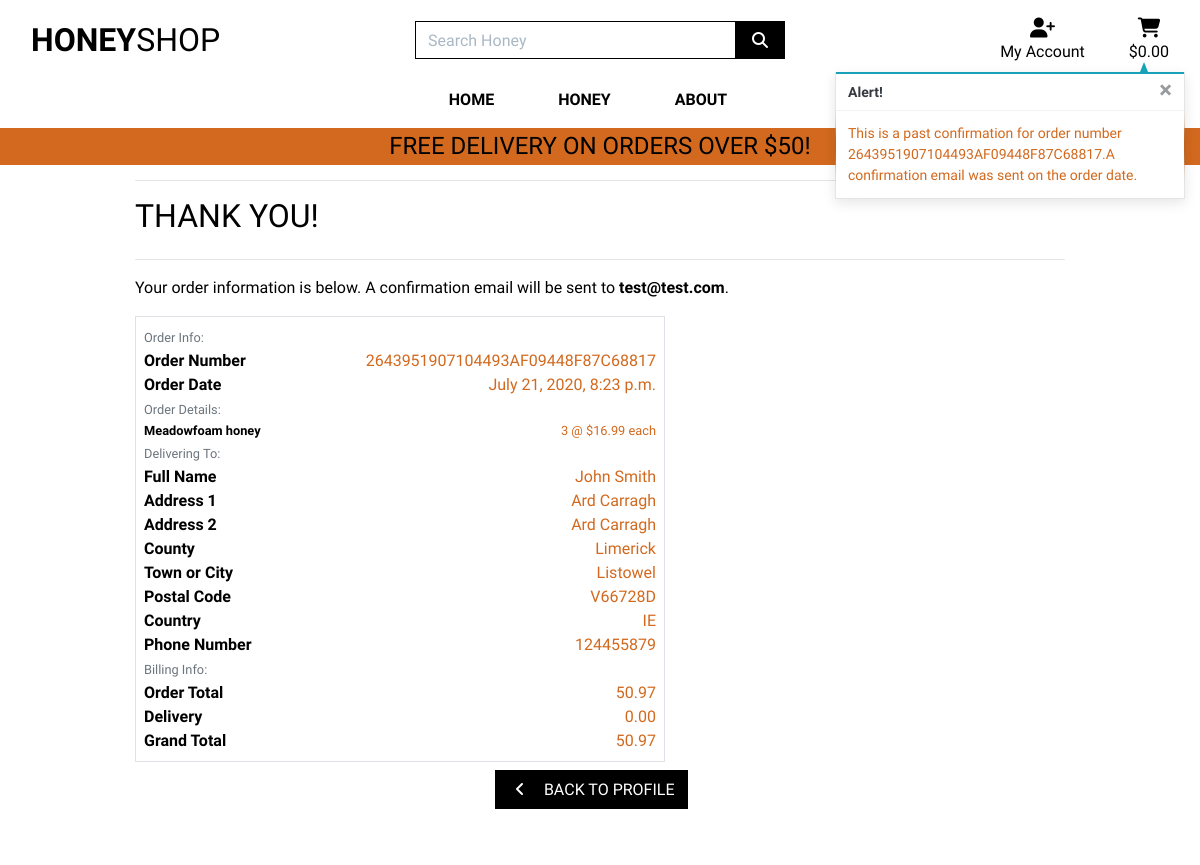
The app's page /profile/order_history/2643951907104493AF09448F87C68817 with its own data.
### checkout/models.py (models this page shows, shortened)
class Order(models.Model):
    order_number = models.CharField(max_length=32, null=False, editable=False)
    user_profile = models.ForeignKey(UserProfile, on_delete=models.SET_NULL,
                                     null=True, blank=True, related_name='orders')
    full_name = models.CharField(max_length=50, null=False, blank=False)
    email = models.EmailField(max_length=254, null=False, blank=False)
    phone_number = models.CharField (max_length=20, null=False, blank=False)
    country = CountryField(blank_label='Country *', null=False, blank=False)
    postcode = models.CharField(max_length=20, null=True, blank=True)
    town_or_city = models.CharField(max_length=40, null=False, blank=False)
    street_address1 = models.CharField(max_length=80, null=False, blank=False)
    street_address2 = models.CharField(max_length=80, null=True, blank=True)
    county = models.CharField(max_length=80, null=True, blank=True)
    date = models.DateTimeField(auto_now_add=True)
    delivery_cost = models.DecimalField(max_digits=6, decimal_places=2, null=False, default=0)
    order_total = models.DecimalField(max_digits=10, decimal_places=2, null=False, default=0)
    grand_total = models.DecimalField(max_digits=10, decimal_places=2, null=False, default=0)
    original_bag = models.TextField(null=False, blank=False, default='')
    stripe_pid = models.CharField(max_length=254, null=False, blank=False, default='')

class OrderLineItem(models.Model):
    order = models.ForeignKey(Order, null=False, blank=False, on_delete=models.CASCADE, related_name='lineitems')
    product = models.ForeignKey(Product, null=False, blank=False, on_delete=models.CASCADE)
    quantity = models.IntegerField(null=False, blank=False, default=0)
    lineitem_total = models.DecimalField(max_digits=6, decimal_places=2, null=False, blank=False, editable=False)

### products/models.py (models this page shows, shortened)
class Product(models.Model):
    category = models.ForeignKey('Category', null=True, blank=True, on_delete=models.SET_NULL)
    sku = models.CharField(max_length=254, null=True, blank=True)
    name = models.CharField(max_length=254)
    description = models.TextField()
    price = models.DecimalField(max_digits=6, decimal_places=2)
    rating = models.DecimalField(max_digits=6, decimal_places=2, null=True, blank=True)
    image_url = models.URLField(max_length=1024, null=True, blank=True)
    image = models.ImageField(null=True, blank=True)

### profiles/views.py (the view)
# urls.py: path('order_history/<order_number>', views.order_history, name='order_history'),
def order_history(request, order_number):
    order = get_object_or_404(Order, order_number=order_number)
    messages.info(request, (
        f'This is a past confirmation for order number {order_number}.'
        'A confirmation email was sent on the order date.'
    ))
    template = 'checkout/checkout_success.html'
    context = {
        'order': order,
        'from_profile': True,
    }
    return render(request, template, context)

### bag/contexts.py (called while the page is built, shortened)
def bag_contents(request):
    bag_items = []
    total = 0
    product_count = 0
    bag = request.session.get('bag', {})
    if total < settings.FREE_DELIVERY_THRESHOLD:
        delivery = total * Decimal(settings.STANDARD_DELIVERY_PERCENTAGE / 100)
        free_delivery_delta = settings.FREE_DELIVERY_THRESHOLD - total
    else:
        delivery = 0
        free_delivery_delta = 0
    grand_total = delivery + total
    context = {
        'bag_items': bag_items,
        'total': total,
        'product_count': product_count,
        'delivery': delivery,
        'free_delivery_delta': free_delivery_delta,
        'free_delivery_threshold': settings.FREE_DELIVERY_THRESHOLD,
        'grand_total': grand_total,
    }
    return context

### checkout/templates/checkout/checkout_success.html (shortened to what this page needs)
{% extends "base.html" %}
{% load static %}
{% block extra_css %}
    <link rel="stylesheet" href="{% static 'checkout/css/checkout.css' %}">
{% endblock %}
{% block page_header %}
    <div class="container header-container">
    </div>
{% endblock %}
{% block content %}
    <div class="overlay"></div>
    <div class="container">
        <div class="row">
            <div class="col">
                <hr>
                <h2 class="logo-font mb-4">Thank You!</h2>
                <hr>
                <p class="text-black">Your order information is below. A confirmation email will be sent to <strong>{{ order.email }}</strong>.</p>
            </div>
        </div>
        <div class="row">
            <div class="col-12 col-lg-7">
            <div class="order-confirmation-wrapper p-2 border">
                    <div class="row">
                        <div class="col">
                            <small class="text-muted">Order Info:</small>
                        </div>
                    </div>
                    <div class="row">
                        <div class="col-12 col-md-4">
                            <p class="mb-0 text-black font-weight-bold">Order Number</p>
                        </div>
                        <div class="col-12 col-md-8 text-md-right">
                            <p class="mb-0">{{ order.order_number }}</p>
                        </div>
                    </div>
                    <div class="row">
                        <div class="col-12 col-md-4">
                            <p class="mb-0 text-black font-weight-bold">Order Date</p>
                        </div>
                        <div class="col-12 col-md-8 text-md-right">
                            <p class="mb-0">{{ order.date }}</p>
                        </div>
                    </div>
                    <div class="row">
                        <div class="col">
                            <small class="text-muted">Order Details:</small>
                        </div>
                    </div>
                    {% for item in order.lineitems.all %}
                    <div class="row">
                        <div class="col-12 col-md-4">
                            <p class="small mb-0 text-black font-weight-bold">
                                {{ item.product.name }}
                            </p>
                        </div>
                        <div class="col-12 col-md-8 text-md-right">
                            <p class="small mb-0">{{ item.quantity }} @ ${{ item.product.price }} each</p>
                        </div>
                    </div>
                    {% endfor %}
                    <div class="row">
                        <div class="col">
                            <small class="text-muted">Delivering To:</small>
                        </div>
                    </div>
                    <div class="row">
                        <div class="col-12 col-md-4">
                            <p class="mb-0 text-black font-weight-bold">Full Name</p>
                        </div>
                        <div class="col-12 col-md-8 text-md-right">
                            <p class="mb-0">{{ order.full_name }}</p>
                        </div>
                    </div>
                    <div class="row">
                        <div class="col-12 col-md-4">
                            <p class="mb-0 text-black font-weight-bold">Address 1</p>
                        </div>
                        <div class="col-12 col-md-8 text-md-right">
                            <p class="mb-0">{{ order.street_address1 }}</p>
                        </div>
                    </div>
                    {% if order.street_address2 %}
                    <div class="row">
                        <div class="col-12 col-md-4">
                            <p class="mb-0 text-black font-weight-bold">Address 2</p>
                        </div>
                        <div class="col-12 col-md-8 text-md-right">
                            <p class="mb-0">{{ order.street_address1 }}</p>
                        </div>
                    </div>
                    {% endif %}
                    {% if order.county %}
                    <div class="row">
                        <div class="col-12 col-md-4">
                            <p class="mb-0 text-black font-weight-bold">County</p>
                        </div>
                        <div class="col-12 col-md-8 text-md-right">
                            <p class="mb-0">{{ order.county }}</p>
                        </div>
                    </div>
                    {% endif %}
                    <div class="row">
                        <div class="col-12 col-md-4">
                            <p class="mb-0 text-black font-weight-bold">Town or City</p>
                        </div>
                        <div class="col-12 col-md-8 text-md-right">
                            <p class="mb-0">{{ order.town_or_city }}</p>
                        </div>
                    </div>
                    {% if order.postcode %}
                    <div class="row">
                        <div class="col-12 col-md-4">
                            <p class="mb-0 text-black font-weight-bold">Postal Code</p>
                        </div>
                        <div class="col-12 col-md-8 text-md-right">
                            <p class="mb-0">{{ order.postcode }}</p>
                        </div>
                    </div>
                    {% endif %}
                    <div class="row">
                        <div class="col-12 col-md-4">
                            <p class="mb-0 text-black font-weight-bold">Country</p>
                        </div>
                        <div class="col-12 col-md-8 text-md-right">
                            <p class="mb-0">{{ order.country }}</p>
                        </div>
                    </div>
                    <div class="row">
                        <div class="col-12 col-md-4">
                            <p class="mb-0 text-black font-weight-bold">Phone Number</p>
                        </div>
                        <div class="col-12 col-md-8 text-md-right">
                            <p class="mb-0">{{ order.phone_number }}</p>
                        </div>
                    </div>
                    <div class="row">
                        <div class="col">
                            <small class="text-muted">Billing Info:</small>
                        </div>
                    </div>
                    <div class="row">
                        <div class="col-12 col-md-4">
                            <p class="mb-0 text-black font-weight-bold">Order Total</p>
                        </div>
                        <div class="col-12 col-md-8 text-md-right">
                            <p class="mb-0">{{ order.order_total }}</p>
                        </div>
                    </div>
                    <div class="row">
                        <div class="col-12 col-md-4">
                            <p class="mb-0 text-black font-weight-bold">Delivery</p>
                        </div>
                        <div class="col-12 col-md-8 text-md-right">
                            <p class="mb-0">{{ order.delivery_cost }}</p>
                        </div>
                    </div>
                    <div class="row">
                        <div class="col-12 col-md-4">
                            <p class="mb-0 text-black font-weight-bold">Grand Total</p>
                        </div>
                        <div class="col-12 col-md-8 text-md-right">
                            <p class="mb-0">{{ order.grand_total }}</p>
                        </div>
                    </div>
                </div>
            </div>
        </div>
            </div>
        <div class="row">
			<div class="col-12 col-lg-7 text-right">
            {% if from_profile %}
                    <a href="{% url 'profile' %}" class="btn btn-black rounded-0 my-2">
                        <span class="icon mr-2">
                            <i class="fas fa-angle-left"></i>
                        </span>
                        <span class="text-uppercase">Back to Profile</span>
                    </a>
            {% endif %}
			</div>
		</div>
{% endblock %}

### static/css/base.css (style rules this page uses)
html { height: 100%; }
body { background: url('/media/honeybkg.jpg') no-repeat center center fixed; background-size: cover; height:calc(100vh - 164px); color:chocolate; font-family: Sriracha, cursive; }
.icon { align-items: center; display: inline-flex; justify-content: center; height: 1.5rem; width: 1.5rem; }
.logo-font { text-transform: uppercase; color:black !important; }
.btn-black { background: black; color: white; }
.text-black { color: black !important; }
.overlay { height: 100%; width: 100%; top: 0; left: 0; position: fixed; background: white; z-index: -1; }
@media (min-width: 1200px) { .container { max-width: 80%; } }
@media (min-width:992px) { .header-container { padding-top: 164px; } }

### records on screen
Order: email "test@test.com", order_number "2643951907104493AF09448F87C68817", date "July 21, 2020, 8:23 p.m.", full_name "John Smith", street_address1 "Ard Carragh", county "Limerick", town_or_city "Listowel", postcode "V66728D", country "IE", phone_number "124455879", order_total "50.97", delivery_cost "0.00", grand_total "50.97"
OrderLineItem: product.name "Meadowfoam honey", quantity "3", product.price "16.99"

### other values on screen
{{ free_delivery_threshold }} "50"
{{ message }} "This is a past confirmation for order number 2643951907104493AF09448F87C68817.A confirmation email was sent on the order date."
